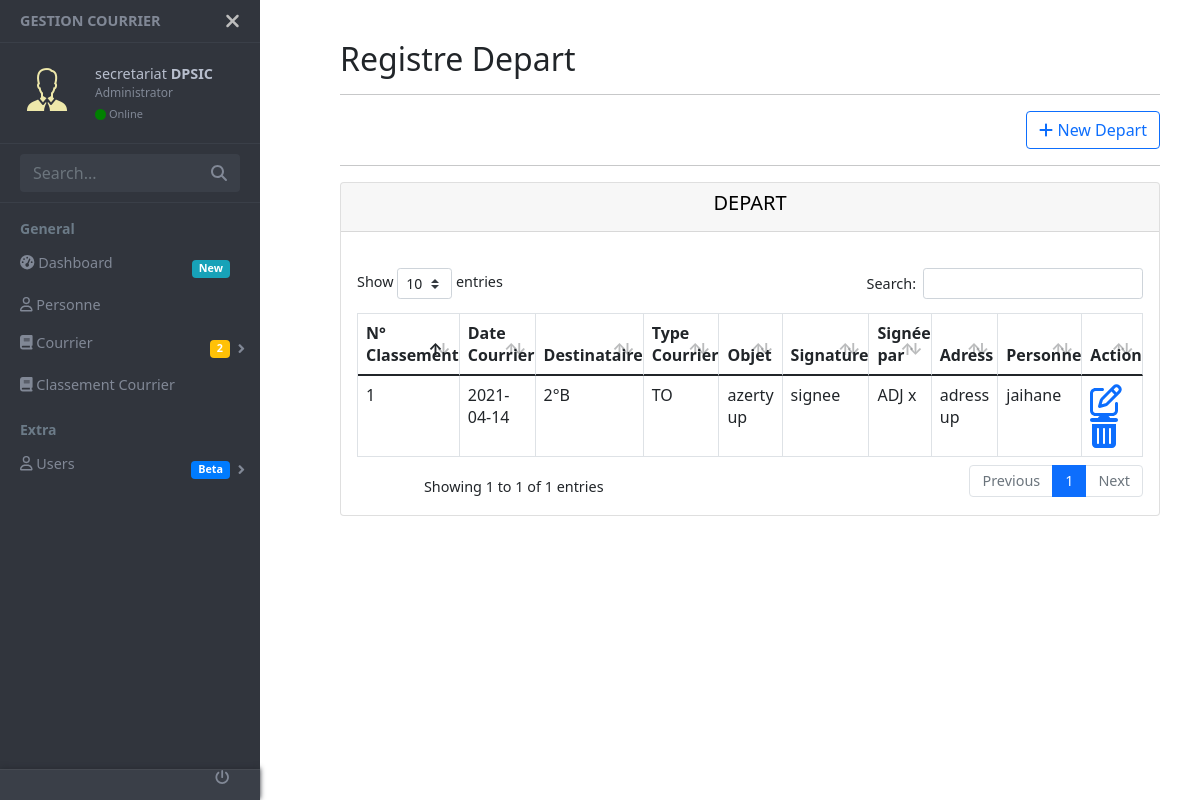
The page /register_dpar.php on the database its author committed.
### tables this page shows
CREATE TABLE `regestre_depart` (
  `id_regestre_dpr` int(11) NOT NULL,
  `date_courrier_dpr` date DEFAULT NULL,
  `num_ordere_dpr` int(11) DEFAULT NULL,
  `objet_depart` text DEFAULT NULL,
  `signature` char(50) DEFAULT NULL,
  `signer_par` char(50) DEFAULT NULL,
  `adress` char(50) DEFAULT NULL,
  `id_personne` int(11) DEFAULT NULL,
  `id_type_courrier` int(11) DEFAULT NULL,
  `id_dest` int(11) DEFAULT NULL
);

CREATE TABLE `destinataires` (
  `id_dest` int(11) NOT NULL,
  `destinataire` char(30) DEFAULT NULL
);

CREATE TABLE `type_courriers` (
  `id_type_courrier` int(11) NOT NULL,
  `type_courrier` char(30) DEFAULT NULL
);

CREATE TABLE `personne` (
  `id_personne` int(11) NOT NULL,
  `nom_prenom` char(50) DEFAULT NULL,
  `fonction` char(50) DEFAULT NULL,
  `grade` char(20) DEFAULT NULL,
  `tel` char(20) DEFAULT NULL,
  `matrecule` char(50) DEFAULT NULL,
  `cin` char(30) DEFAULT NULL
);

### register_dpar.php (the view, shortened to what this page needs)
<?php
include_once 'header.php';
include_once 'footer.php';
include_once 'connection.php';
$reqt="SELECT `id_regestre_dpr`, `date_courrier_dpr`, `num_ordere_dpr`, ds.destinataire, `objet_depart`, `signature`, `signer_par`, ty.type_courrier, `adress`, pr.nom_prenom
       FROM regestre_depart ar INNER JOIN personne pr,type_courriers ty,destinataires ds
       WHERE ar.`id_personne` = pr.`id_personne` and ar.id_type_courrier=ty.id_type_courrier and ar.id_dest=ds.id_dest";
$stmt = $conx->prepare("$reqt");
$stmt->execute();
?>
  <main class="page-content">
    <div class="container-fluid">
      <h2>Registre Depart</h2>
      <hr>
     <div class="d-grid gap-2 d-md-flex justify-content-md-end">
      <button type="button" class="btn btn-outline-primary" onclick="location.href='add_regestre_dpert.php'"><i class="fas fa-plus"></i>  New Depart</button>
     </div>
     <hr>
      <footer class="text-center">
        <div class="card bg-wieth mb-3">
          <div class="card-header" style="color: black; margin-bottom:20px;"><h5>DEPART</h5> </div>
            <div class="card-body">
            <table id="id_datatable_dp" style="width: 100%;" class="table table-bordered table-hover">
          <thead>
             <tr>
                <th>N° Classement</th>
                <th>Date Courrier</th>
                <th>Destinataire</th>
                <th>Type Courrier</th>
                <th>Objet</th>
                <th>Signature</th>
                <th>Signée par</th>
                <th>Adress</th>
                <th>Personne</th>
                <th>Action</th>
             </tr>
          </thead>
          <tbody>
          <?php
           while($row=$stmt->fetch(PDO::FETCH_ASSOC)){
               ?>
               <tr>
                <td><?php echo $row['num_ordere_dpr']; ?></td>
                <td><?php echo $row['date_courrier_dpr']; ?></td>
                <td><?php echo $row['destinataire']; ?></td>
                <td><?php echo $row['type_courrier']; ?></td>
                <td><?php echo $row['objet_depart']; ?></td>
                <td>
                   <?php
                    if($row['signature']=="signee"){
                      echo $row['signature'];
                    }else{
                      echo "Non signee";
                    }
                   ?>
                </td>
                <td>
                  <?php
                     if(empty($row['signer_par'])){
                        echo '<span class="badge badge-pill badge-warning">Non signee</span>';
                     }else{
                       echo $row['signer_par'];
                     }
                  ?>
                </td>
                <td><?php echo $row['adress']; ?></td>
                <td><?php echo $row['nom_prenom']; ?></td>
                <td>
                  <a href="update_rgt_dp.php?edit_rgt_dp=<?php echo $row['id_regestre_dpr'];?>">
                       <i class="far fa-edit fa-2x"></i></a>
                  <a href="register_dpar.php?delete_rgt_dp=<?php echo $row['id_regestre_dpr'];?>" onclick="return confirm('voulez vous vraiment supprimer cet personne?')">
                     <i class="fas fa-trash-alt fa-2x"></i></a>
                </td>
               </tr>
            <?php
            }
            ?>
          </tbody>
        </table>
          </div>
        </div>
      </footer>
    </div>
  </main>
</body>
</html>

### static/css/mystyle.css (style rules this page uses)
body { font-size: 0.9rem; }
.page-wrapper .sidebar-wrapper, .sidebar-wrapper .sidebar-brand > a, .sidebar-wrapper .sidebar-dropdown > a:after, .sidebar-wrapper .sidebar-menu .sidebar-dropdown .sidebar-submenu li a:before, .sidebar-wrapper ul li a i, .page-wrapper .page-content, .sidebar-wrapper .sidebar-search input.search-menu, .sidebar-wrapper .sidebar-search .input-group-text, .sidebar-wrapper .sidebar-menu ul li a, #show-sidebar, #close-sidebar { -webkit-transition: all 0.3s ease; -moz-transition: all 0.3s ease; -ms-transition: all 0.3s ease; -o-transition: all 0.3s ease; transition: all 0.3s ease; }
@media screen and (min-width: 768px) { .page-wrapper.toggled .page-content { padding-left: 300px; } }
.page-wrapper .page-content { display: inline-block; width: 100%; padding-left: 0px; padding-top: 20px; }
.page-wrapper .page-content > div { padding: 20px 40px; }
.page-wrapper .page-content { overflow-x: hidden; }

### register_dpar.php (style rules this page uses)
table.dataTable>thead>tr>th:not(.sorting_disabled), table.dataTable>thead>tr>td:not(.sorting_disabled) { padding-right: 0px; }

### rows shown on the page
regestre_depart: num_ordere_dpr "1", date_courrier_dpr "2021-04-14", id_dest.destinataire "2°B", id_type_courrier.type_courrier "TO", objet_depart "azerty up", signature "signee", signer_par "ADJ x", adress "adress up", id_personne.nom_prenom "jaihane"
